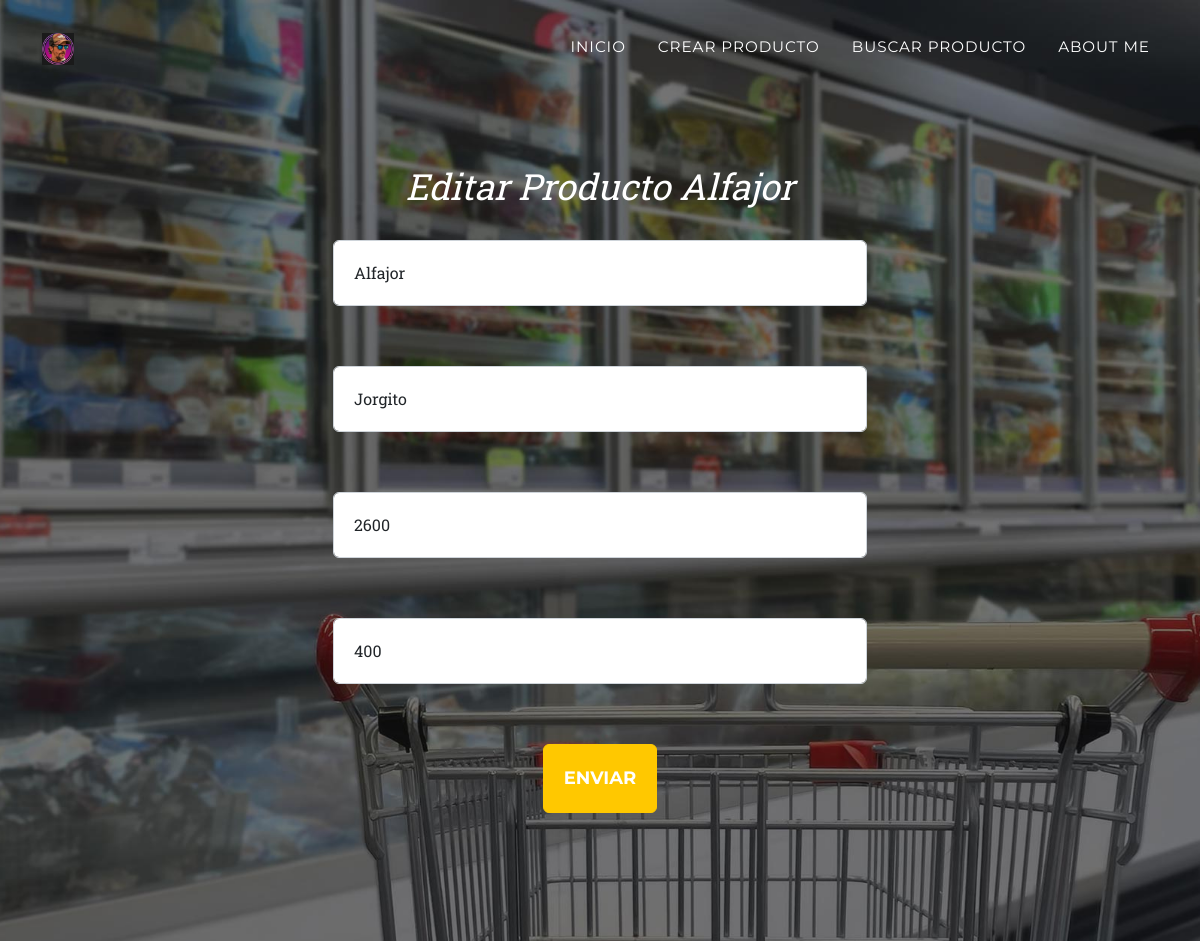
Screenshot of /editar_producto/2 with the database file from the repository.
### supermercados/models.py (models this page shows, shortened)
class Productos(models.Model):
    producto    = models.CharField(max_length=20)
    marca       = models.CharField(max_length=20)
    precio      = models.IntegerField()
    stock       = models.IntegerField()
    fecha       = models.DateField()

### supermercados/views.py (the view, shortened to what this page needs)
# urls.py: path('editar_producto/<int:id>', views.editarProducto, name='editar_producto'),
def editarProducto(request, id):
    prod    = Productos.objects.get(id=id)
    formulario = EditarFormulario(initial={'producto': prod.producto, 'marca': prod.marca, 'precio': prod.precio, 'stock': prod.stock, 'fecha': prod.fecha})
    return render(request, 'editar_producto.html', {'producto':prod, 'form':formulario})

### supermercados/forms.py
class EditarFormulario(ProductoFormularioBase):...

### supermercados/templates/editar_producto.html (shortened to what this page needs)
{% extends "index.html" %}
{% block texto_principal %}
Editar Producto {{producto.producto}}
<br>
<br>
<form action={% url "editar_producto" producto.id%} method="POST">
    <div class="container col-md-6 form-group">
        <div class="form-group">
            {{form.producto}}
        </div>
        <br>
        <div class="form-group">
            {{form.marca}}
        </div>
        <br>
        <div class="form-group">
            {{form.precio}}
        </div>
        <br>
        <div class="form-group">
            {{form.stock}}
        </div>
        <br>
        <div class="form-group">
            <input class="btn btn-primary btn-xl text-uppercase" type='submit' value='Enviar' />
        </div>
     </div>
</form>
{% endblock texto_principal %}

### rows the page displays
Productos: producto "Alfajor", marca "Jorgito", precio "2600", stock "400"
